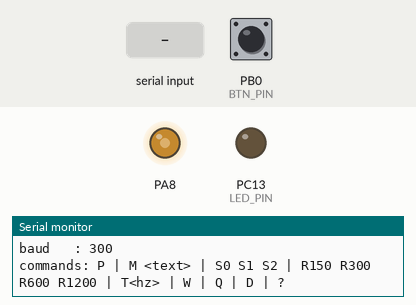
Simulated run of this sketch. Board: STM32 Blue Pill. Shown: output pins drawn as LEDs (lit = HIGH), the last lines printed to the serial monitor. The inputs (shaded band) are chosen by the test bench; at power-on: PB0 (BTN_PIN) HIGH.

Above: at 1.72 s.
At 2.7 s:
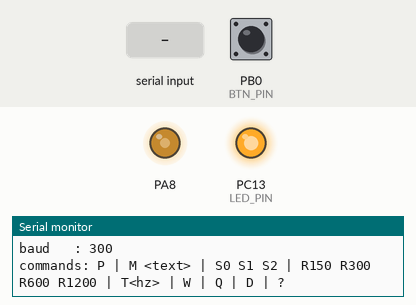
2.8 s: "W\n" received over Serial
At 3.6 s:
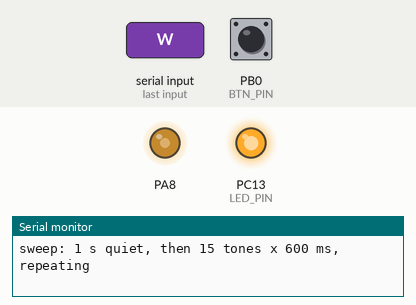
4.3 s: PB0 (BTN_PIN) pulled LOW for 0.15 s
5.9 s: PB0 (BTN_PIN) pulled LOW for 1 s
8.4 s: "Q\n" received over Serial
9.9 s: "90,45,200\n" received over Serial
11.4 s: PB0 (BTN_PIN) driven LOW
Timing chart, 0 to 13.9 s (numbered marks = the images above; inputs shaded):
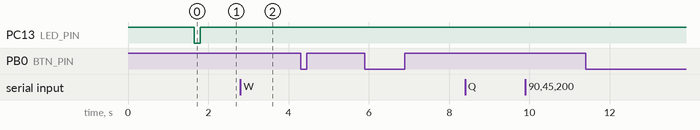

Measured:
- after the input at 2.8 s, PC13 (LED_PIN): stops changing and stays HIGH

The sketch:

fmlink_tx.ino
```cpp
/*
  fmlink_tx.ino - FM Multi-Mod Link, transmit side
  Board : STM32F103C8 "Blue Pill" with the STM32duino core (STMicroelectronics:stm32)
  Tools : Board part number "BluePill F103C8", Upload method "STM32CubeProgrammer (SWD)",
          USB support "CDC (generic 'Serial' supersede U(S)ART)"
          (If USB serial does not appear, set USB support "None" and use a USB-TTL
           adapter on PA9 (TX) / PA10 (RX): the same code then talks over USART1.)

  Pins  : PA8  -> RC filter -> RV1 -> FM transmitter audio input   (TIM1_CH1, 281 kHz PWM DAC)
          PB0  -> push button -> GND                                 (cycle ASK / FSK / DBPSK)
          PC13 -> on-board LED                                       (blinks 1/2/3 times = scheme)

  Serial commands (115200 baud, end each line with Enter / newline):
    P            send the PRBS-9 test frame over and over (for BER)
    M <text>     send a text message over and over (max 200 characters)
    S0 S1 S2     scheme: 0 = ASK, 1 = FSK, 2 = DBPSK
    R<baud>      bit rate: R150, R300, R600, R1200
    T<hz>        continuous test tone, e.g. T1000 (for SNR / over-deviation tests)
    W            frequency sweep 100 Hz .. 12 kHz (for frequency response)
    Q            quiet (no audio, for noise-floor tests)
    D            back to data mode (resumes the last frame)
    ?            print status and help
*/
#include <Arduino.h>
#include "fmlink_core.h"
using namespace fl;

#define AUDIO_PIN PA8
#define BTN_PIN   PB0
#define LED_PIN   PC13           // active LOW on the Blue Pill

HardwareTimer *pwmTimer;
HardwareTimer *sampleTimer;
static BitBuf frameA, frameB;
static Modulator mod;
static uint16_t baud = 300;

// sweep state (runs in loop())
static const uint16_t SWEEP_HZ[] = {100, 200, 300, 500, 700, 1000, 1500, 2000, 3000, 4000, 5000, 6000, 8000, 10000, 12000};
static const uint8_t SWEEP_N = sizeof(SWEEP_HZ) / sizeof(SWEEP_HZ[0]);
static bool sweeping = false;
static int8_t sweepIdx = -1;
static uint32_t sweepT = 0;

void onSample() { TIM1->CCR1 = mod.next(); }   // 48 000 times per second

// Frames are double-buffered: we write the buffer that is NOT playing, then the modulator
// switches to it at the start of its next frame, so a frame is never cut in half.
static BitBuf &idleBuf() {
  uint32_t t0 = millis();
  while (mod.pending && millis() - t0 < 15000) {}   // a previous swap is still waiting
  return (mod.active == &frameA) ? frameB : frameA;
}
static void sendPrbs() { BitBuf &b = idleBuf(); buildPrbsFrame(b); mod.pending = &b; }
static void sendText(const String &s) {
  uint8_t n = (uint8_t)min((int)s.length(), (int)MAX_PAYLOAD);
  BitBuf &b = idleBuf();
  buildFrame(b, TYPE_TEXT, (const uint8_t *)s.c_str(), n);
  mod.pending = &b;
}

static void printStatus() {
  Serial.println(F("--- FM Multi-Mod Link TX ---"));
  Serial.print(F("mode   : "));
  Serial.println(sweeping ? "SWEEP" : mod.mode == MODE_DATA ? "DATA" : mod.mode == MODE_TONE ? "TONE" : "QUIET");
  Serial.print(F("scheme : ")); Serial.println(schemeName(mod.nextScheme != 0xFF ? mod.nextScheme : mod.scheme));
  Serial.print(F("baud   : ")); Serial.println(baud);
  Serial.println(F("commands: P | M <text> | S0 S1 S2 | R150 R300 R600 R1200 | T<hz> | W | Q | D | ?"));
}

static void setScheme(uint8_t s) {
  mod.nextScheme = s;                 // applied at the next frame start
  Serial.print(F("scheme -> ")); Serial.println(schemeName(s));
}

static void handleLine(String line) {
  line.trim();
  if (line.length() == 0) return;
  char c = toupper(line[0]);
  String arg = line.substring(1); arg.trim();
  if (c == 'M' && line.length() > 1) {
    sweeping = false; mod.mode = MODE_DATA;
    sendText(arg);
    Serial.print(F("sending text: ")); Serial.println(arg);
  } else if (c == 'P') {
    sweeping = false; mod.mode = MODE_DATA;
    sendPrbs();
    Serial.println(F("sending PRBS-9 test frames"));
  } else if (c == 'S') {
    int s = arg.toInt();
    if (s >= 0 && s <= 2) setScheme((uint8_t)s); else Serial.println(F("use S0, S1 or S2"));
  } else if (c == 'R') {
    long b = arg.toInt();
    if (b == 150 || b == 300 || b == 600 || b == 1200) {
      baud = (uint16_t)b; mod.nextSpb = (uint16_t)(FS / baud);
      Serial.print(F("baud -> ")); Serial.println(baud);
    } else Serial.println(F("use R150, R300, R600 or R1200"));
  } else if (c == 'T') {
    long hz = arg.length() ? arg.toInt() : 1000;
    if (hz < 50 || hz > 15000) { Serial.println(F("tone must be 50..15000 Hz")); return; }
    sweeping = false; mod.toneStep = phaseStep((uint32_t)hz); mod.mode = MODE_TONE;
    Serial.print(F("tone ")); Serial.print(hz); Serial.println(F(" Hz"));
  } else if (c == 'W') {
    sweeping = true; sweepIdx = -1; sweepT = millis(); mod.mode = MODE_SILENT;
    Serial.println(F("sweep: 1 s quiet, then 15 tones x 600 ms, repeating"));
  } else if (c == 'Q') {
    sweeping = false; mod.mode = MODE_SILENT; Serial.println(F("quiet"));
  } else if (c == 'D') {
    sweeping = false; mod.mode = MODE_DATA; Serial.println(F("data mode"));
  } else if (c == '?') {
    printStatus();
  } else {
    Serial.println(F("unknown command, type ? for help"));
  }
}

static void runSweep() {
  if (!sweeping) return;
  uint32_t now = millis();
  uint32_t dur = (sweepIdx < 0) ? 1000 : 600;
  if (now - sweepT < dur) return;
  sweepT = now;
  sweepIdx++;
  if (sweepIdx >= SWEEP_N) { sweepIdx = -1; mod.mode = MODE_SILENT; return; }
  mod.toneStep = phaseStep(SWEEP_HZ[sweepIdx]);
  mod.mode = MODE_TONE;
}

static void runButton() {
  static uint8_t last = HIGH;
  static uint32_t tChange = 0;
  uint8_t now = digitalRead(BTN_PIN);
  if (now != last && millis() - tChange > 40) {
    tChange = millis();
    last = now;
    if (now == LOW) {
      uint8_t cur = (mod.nextScheme != 0xFF) ? mod.nextScheme : mod.scheme;
      setScheme((cur + 1) % 3);
    }
  }
}

static void runLed() {                 // blink (scheme+1) times, then pause
  static uint32_t t = 0;
  static uint8_t step = 0;
  uint8_t s = (mod.nextScheme != 0xFF) ? mod.nextScheme : mod.scheme;
  uint8_t flashes = s + 1;
  if (millis() - t < 150) return;
  t = millis();
  step++;
  if (step >= 2 * flashes + 8) step = 0;
  bool on = (step < 2 * flashes) && (step % 2 == 0) && mod.mode == MODE_DATA;
  digitalWrite(LED_PIN, on ? LOW : HIGH);
}

void setup() {
  Serial.begin(115200);
  pinMode(BTN_PIN, INPUT_PULLUP);
  pinMode(LED_PIN, OUTPUT);
  digitalWrite(LED_PIN, HIGH);

  buildPrbsFrame(frameA);                         // start with the BER test pattern
  mod.begin(&frameA, FSK, baud);

  // TIM1 channel 1 on PA8: 72 MHz / 256 = 281.25 kHz PWM, 8-bit duty
  pwmTimer = new HardwareTimer(TIM1);
  pwmTimer->setPrescaleFactor(1);
  pwmTimer->setOverflow(256, TICK_FORMAT);
  pwmTimer->setMode(1, TIMER_OUTPUT_COMPARE_PWM1, AUDIO_PIN);
  pwmTimer->setCaptureCompare(1, 128, TICK_COMPARE_FORMAT);
  pwmTimer->resume();

  // TIM2: sample clock, 48 kHz interrupt
  sampleTimer = new HardwareTimer(TIM2);
  sampleTimer->setOverflow(FS, HERTZ_FORMAT);
  sampleTimer->attachInterrupt(onSample);
  sampleTimer->resume();

  delay(1500);                                    // give USB serial time to connect
  printStatus();
}

void loop() {
  static String line;
  while (Serial.available()) {
    char ch = (char)Serial.read();
    if (ch == '\n' || ch == '\r') { if (line.length()) handleLine(line); line = ""; }
    else if (line.length() < 220) line += ch;
  }
  runSweep();
  runButton();
  runLed();
}
```

fmlink_core.h
```cpp
// fmlink_core.h - frame builder + DDS modulator for the FM Multi-Mod Link
// Plain C++ (no Arduino calls) so the same code runs on the STM32 and in a PC test.
// Keep this file next to fmlink_tx.ino (Arduino IDE shows it as a second tab).
#pragma once
#include <stdint.h>
#include <math.h>

namespace fl {

// ---------- link parameters (must match python/fmlink.py) ----------
const uint32_t FS        = 48000;   // DDS sample rate (Hz)
const uint16_t F_MARK    = 1200;    // FSK "1"
const uint16_t F_SPACE   = 2200;    // FSK "0"
const uint16_t F_CARRIER = 1800;    // ASK and DBPSK tone
const uint16_t SYNC_WORD = 0x2DD4;
const uint8_t  TYPE_TEXT = 0x3C;   // the two type codes differ in all 8 bits
const uint8_t  TYPE_PRBS = 0xC3;
const uint8_t  PRBS_BYTES = 64;     // 511 PRBS-9 bits + 1 zero pad
const uint8_t  MAX_PAYLOAD = 200;
const uint16_t PREAMBLE_BITS = 32;
const uint16_t IDLE_BITS = 32;
const uint16_t MAX_BITS = PREAMBLE_BITS + 16 + 16 + MAX_PAYLOAD * 8 + 8 + IDLE_BITS;

enum Scheme : uint8_t { ASK = 0, FSK = 1, DBPSK = 2 };
enum Mode   : uint8_t { MODE_DATA = 0, MODE_TONE = 1, MODE_SILENT = 2 };

inline const char *schemeName(uint8_t s) { return s == ASK ? "ASK" : s == FSK ? "FSK" : "DBPSK"; }

inline uint32_t phaseStep(uint32_t hz) { return (uint32_t)(((uint64_t)hz << 32) / FS); }

inline uint8_t crc8(const uint8_t *d, uint16_t n) {          // CRC-8, poly 0x07, init 0
  uint8_t c = 0;
  for (uint16_t i = 0; i < n; i++) {
    c ^= d[i];
    for (uint8_t k = 0; k < 8; k++) c = (c & 0x80) ? (uint8_t)((c << 1) ^ 0x07) : (uint8_t)(c << 1);
  }
  return c;
}

// PRBS-9 (x^9 + x^5 + 1), seed 0x1FF, 511 bits then one 0, packed MSB first
inline void prbs9Bytes(uint8_t *out) {
  uint16_t s = 0x1FF;
  for (uint16_t i = 0; i < PRBS_BYTES; i++) {
    uint8_t v = 0;
    for (uint8_t k = 0; k < 8; k++) {
      uint8_t b = 0;
      if (i * 8 + k < 511) {
        b = s & 1;
        uint8_t nb = ((s >> 8) ^ (s >> 4)) & 1;
        s = ((s << 1) | nb) & 0x1FF;
      }
      v = (uint8_t)((v << 1) | b);
    }
    out[i] = v;
  }
}

struct BitBuf {
  uint8_t bits[MAX_BITS];
  uint16_t len;
  void clear() { len = 0; }
  void push(uint8_t b) { if (len < MAX_BITS) bits[len++] = b & 1; }
  void pushByte(uint8_t v) { for (int8_t i = 7; i >= 0; i--) push((v >> i) & 1); }
};

// Frame: preamble 1010.. | sync 0x2DD4 | type | len | payload | crc8(type,len,payload) | idle 1s
inline void buildFrame(BitBuf &f, uint8_t type, const uint8_t *payload, uint8_t len) {
  static uint8_t tmp[2 + 255];
  if (len > MAX_PAYLOAD && type == TYPE_TEXT) len = MAX_PAYLOAD;
  f.clear();
  for (uint16_t i = 0; i < PREAMBLE_BITS; i++) f.push((i & 1) ? 0 : 1);
  f.pushByte(SYNC_WORD >> 8);
  f.pushByte(SYNC_WORD & 0xFF);
  tmp[0] = type; tmp[1] = len;
  for (uint16_t i = 0; i < len; i++) tmp[2 + i] = payload[i];
  for (uint16_t i = 0; i < (uint16_t)(2 + len); i++) f.pushByte(tmp[i]);
  f.pushByte(crc8(tmp, 2 + len));
  for (uint16_t i = 0; i < IDLE_BITS; i++) f.push(1);
}

inline void buildPrbsFrame(BitBuf &f) {
  uint8_t p[PRBS_BYTES];
  prbs9Bytes(p);
  buildFrame(f, TYPE_PRBS, p, PRBS_BYTES);
}

// Called FS times per second; returns the next 8-bit PWM sample (128 = silence).
struct Modulator {
  uint8_t sine[256];
  const BitBuf *volatile active;
  const BitBuf *volatile pending;   // swapped in at the next frame start
  volatile uint8_t scheme, nextScheme, mode;
  volatile uint16_t spb, nextSpb;
  volatile uint32_t toneStep;
  uint16_t pos, cnt;
  uint8_t cur;
  uint32_t phase, stepMark, stepSpace, stepCarrier;

  void begin(const BitBuf *first, uint8_t sch, uint16_t baud) {
    for (int i = 0; i < 256; i++) sine[i] = (uint8_t)lround(128.0 + 100.0 * sin(2.0 * M_PI * i / 256.0));
    stepMark = phaseStep(F_MARK); stepSpace = phaseStep(F_SPACE); stepCarrier = phaseStep(F_CARRIER);
    toneStep = phaseStep(1000);
    active = first; pending = 0;
    scheme = sch; nextScheme = 0xFF; spb = FS / baud; nextSpb = 0;
    mode = MODE_DATA; pos = 0; cnt = 0; cur = 1; phase = 0;
  }

  inline uint8_t next() {
    if (mode == MODE_SILENT) return 128;
    if (mode == MODE_TONE) { phase += toneStep; return sine[phase >> 24]; }
    if (cnt == 0) {
      if (pos == 0) {                                   // frame boundary: apply changes
        if (pending) { active = pending; pending = 0; }
        if (nextScheme != 0xFF) { scheme = nextScheme; nextScheme = 0xFF; }
        if (nextSpb) { spb = nextSpb; nextSpb = 0; }
      }
      cur = active->bits[pos];
      if (++pos >= active->len) pos = 0;
      if (scheme == DBPSK && cur == 0) phase += 0x80000000UL;   // 0 = 180 degree flip
    }
    if (++cnt >= spb) cnt = 0;
    phase += (scheme == FSK) ? (cur ? stepMark : stepSpace) : stepCarrier;
    if (scheme == ASK && cur == 0) return 128;
    return sine[phase >> 24];
  }
};

}  // namespace fl
```
